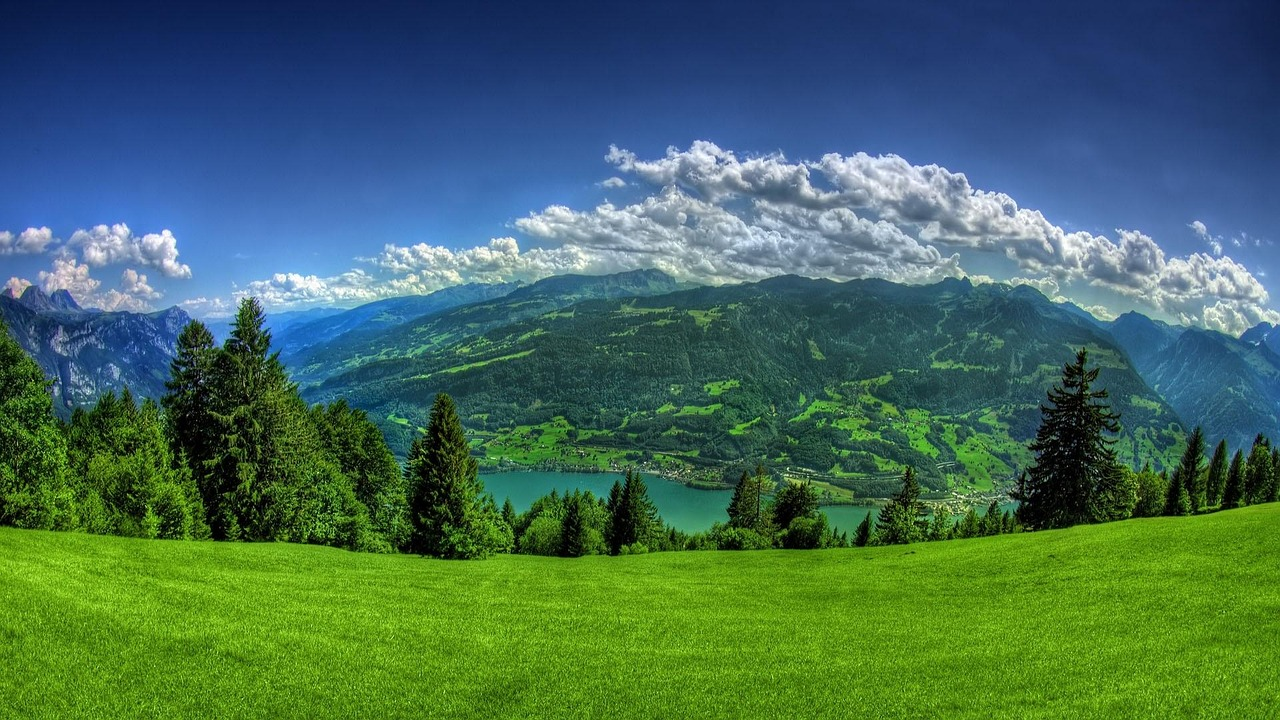
#> input picture solved tasks/beautiful-natural-image-1844362_1280.jpg, 1280 x 720 px, found by its file name
$ python 'task 3.py'
#> lines starting #> are read from the running program, lines starting #| are printed output that depends on the picture
import cv2 as cv
import matplotlib.pyplot as plt
import sys

# Load image
path = r"C:\Users\ASUS\OneDrive\Desktop\skyexperts tasks\task 1\beautiful-natural-image-1844362_1280.jpg"

img = cv.imread(path)
#> img is the input picture: shape (720, 1280, 3); mean B, G, R 89, 106.7, 68

# Check if image was loaded successfully
if img is None:
    print("Error: Could not read the image.")
    sys.exit()

# Get original dimensions
height, width = img.shape[:2]
#> height = 720; width = 1280

# Resize only width to 100 pixels (keep original height)
width_100 = cv.resize(img, (100, height))
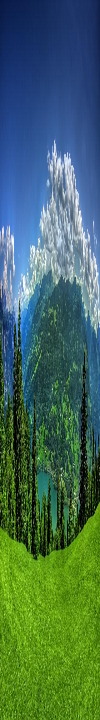
#> width_100: shape (720, 100, 3); mean B, G, R 89.1, 106.8, 68.1

# Resize only height to 200 pixels (keep original width)
height_200 = cv.resize(img, (width, 200))
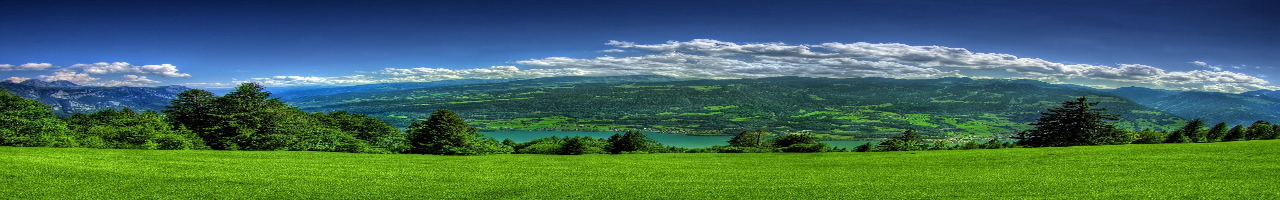
#> height_200: shape (200, 1280, 3); mean B, G, R 89, 106.7, 67.9

# Resize both width and height to 200 x 200
both_200 = cv.resize(img, (200, 200))
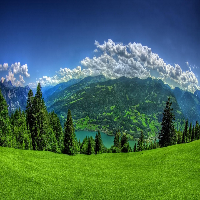
#> both_200: shape (200, 200, 3); mean B, G, R 88.9, 106.6, 67.8

# Print shapes
print("Original shape:", img.shape)
#| Original shape: (720, 1280, 3)
print("Width = 100:", width_100.shape)
#| Width = 100: (720, 100, 3)
print("Height = 200:", height_200.shape)
#| Height = 200: (200, 1280, 3)
print("200 x 200:", both_200.shape)
#| 200 x 200: (200, 200, 3)

# Display all images
plt.figure(figsize=(16, 5))

plt.subplot(1, 4, 1)
plt.imshow(cv.cvtColor(img, cv.COLOR_BGR2RGB))
plt.title("Original")
plt.axis("off")

plt.subplot(1, 4, 2)
plt.imshow(cv.cvtColor(width_100, cv.COLOR_BGR2RGB))
plt.title("Width = 100")
plt.axis("off")

plt.subplot(1, 4, 3)
plt.imshow(cv.cvtColor(height_200, cv.COLOR_BGR2RGB))
plt.title("Height = 200")
plt.axis("off")

plt.subplot(1, 4, 4)
plt.imshow(cv.cvtColor(both_200, cv.COLOR_BGR2RGB))
plt.title("200 x 200")
plt.axis("off")

plt.tight_layout()
plt.show()
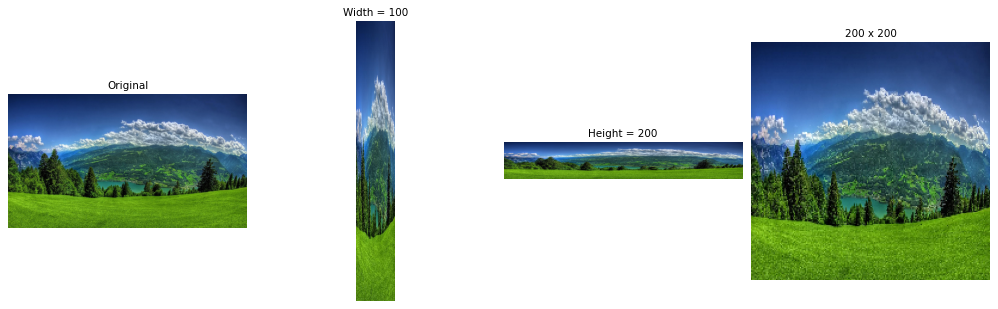
#> figure drawn by matplotlib, 4 panels

$ run again, with solved tasks/images.jpg copied over solved tasks/beautiful-natural-image-1844362_1280.jpg
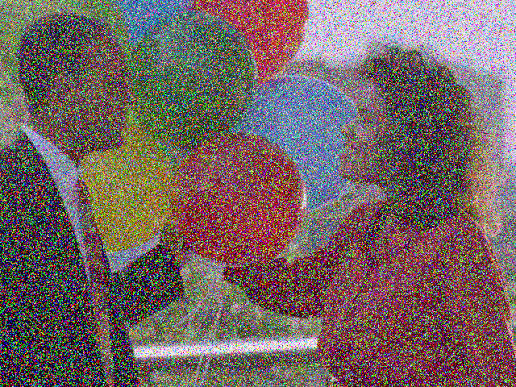
#> input picture solved tasks/images.jpg, 516 x 387 px, found by its file name
#> img is the input picture: shape (387, 516, 3); mean B, G, R 98.9, 99.7, 115.8
#> `both_200 = cv.resize(img, (200, 200))`:
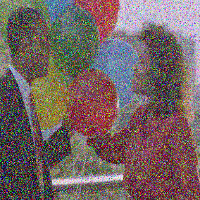
#> both_200: shape (200, 200, 3); mean B, G, R 98.7, 99.6, 115.9
#| Original shape: (387, 516, 3)
#| Width = 100: (387, 100, 3)
#| Height = 200: (200, 516, 3)
#| 200 x 200: (200, 200, 3)
#> `plt.show()`:
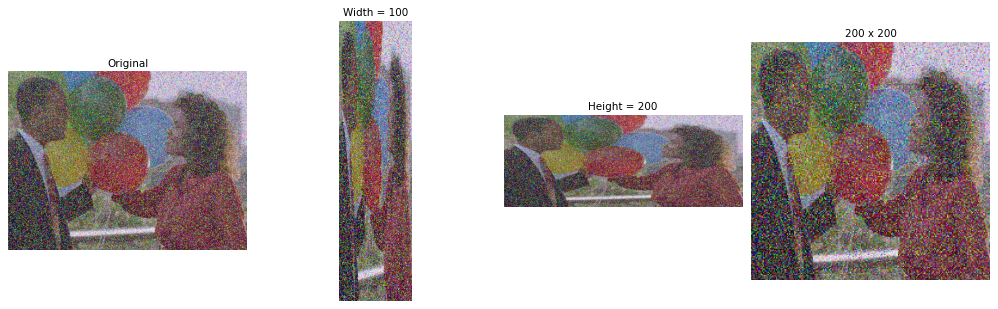
#> figure drawn by matplotlib, 4 panels
